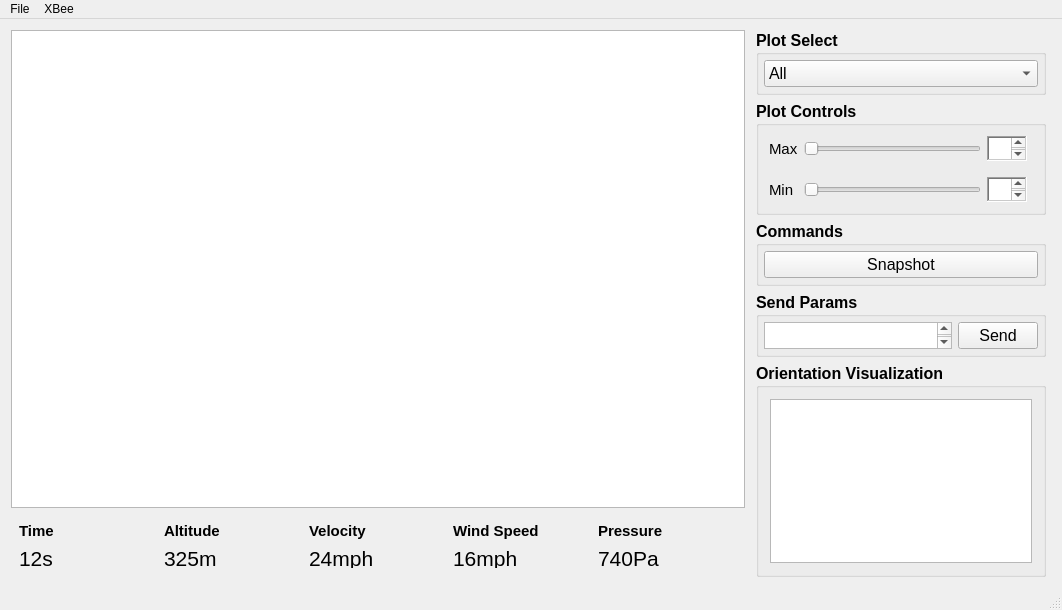
<?xml version="1.0" encoding="UTF-8"?>
<ui version="4.0">
 <class>MainWindow</class>
 <widget class="QMainWindow" name="MainWindow">
  <property name="geometry">
   <rect>
    <x>0</x>
    <y>0</y>
    <width>1062</width>
    <height>610</height>
   </rect>
  </property>
  <property name="minimumSize">
   <size>
    <width>1062</width>
    <height>610</height>
   </size>
  </property>
  <property name="maximumSize">
   <size>
    <width>16777215</width>
    <height>16777215</height>
   </size>
  </property>
  <property name="windowTitle">
   <string>UCSD DBL GCS</string>
  </property>
  <widget class="QWidget" name="centralWidget">
   <property name="sizePolicy">
    <sizepolicy hsizetype="Preferred" vsizetype="Preferred">
     <horstretch>0</horstretch>
     <verstretch>0</verstretch>
    </sizepolicy>
   </property>
   <layout class="QGridLayout" name="gridLayout">
    <item row="0" column="1" rowspan="3">
     <widget class="QWidget" name="widget" native="true">
      <property name="minimumSize">
       <size>
        <width>225</width>
        <height>0</height>
       </size>
      </property>
      <property name="maximumSize">
       <size>
        <width>300</width>
        <height>16777215</height>
       </size>
      </property>
      <layout class="QVBoxLayout" name="verticalLayout">
       <property name="leftMargin">
        <number>5</number>
       </property>
       <property name="topMargin">
        <number>0</number>
       </property>
       <property name="rightMargin">
        <number>5</number>
       </property>
       <property name="bottomMargin">
        <number>0</number>
       </property>
       <item>
        <widget class="QGroupBox" name="groupBox_5">
         <property name="maximumSize">
          <size>
           <width>16777215</width>
           <height>65</height>
          </size>
         </property>
         <property name="font">
          <font>
           <pointsize>12</pointsize>
           <weight>75</weight>
           <bold>true</bold>
          </font>
         </property>
         <property name="title">
          <string>Plot Select</string>
         </property>
         <layout class="QVBoxLayout" name="verticalLayout_4">
          <property name="leftMargin">
           <number>5</number>
          </property>
          <property name="topMargin">
           <number>5</number>
          </property>
          <property name="rightMargin">
           <number>5</number>
          </property>
          <property name="bottomMargin">
           <number>5</number>
          </property>
          <item>
           <widget class="QComboBox" name="comboBox">
            <property name="font">
             <font>
              <weight>50</weight>
              <bold>false</bold>
             </font>
            </property>
            <item>
             <property name="text">
              <string>All</string>
             </property>
            </item>
            <item>
             <property name="text">
              <string>Velocity</string>
             </property>
            </item>
           </widget>
          </item>
         </layout>
        </widget>
       </item>
       <item>
        <widget class="QGroupBox" name="groupBox_4">
         <property name="maximumSize">
          <size>
           <width>16777215</width>
           <height>125</height>
          </size>
         </property>
         <property name="font">
          <font>
           <pointsize>12</pointsize>
           <weight>75</weight>
           <bold>true</bold>
          </font>
         </property>
         <property name="title">
          <string>Plot Controls</string>
         </property>
         <layout class="QGridLayout" name="gridLayout_3">
          <property name="leftMargin">
           <number>5</number>
          </property>
          <property name="topMargin">
           <number>5</number>
          </property>
          <property name="rightMargin">
           <number>5</number>
          </property>
          <property name="bottomMargin">
           <number>5</number>
          </property>
          <item row="1" column="1">
           <widget class="QWidget" name="widget_2" native="true">
            <layout class="QHBoxLayout" name="horizontalLayout">
             <property name="leftMargin">
              <number>5</number>
             </property>
             <property name="topMargin">
              <number>5</number>
             </property>
             <property name="bottomMargin">
              <number>5</number>
             </property>
             <item>
              <widget class="QLabel" name="label">
               <property name="font">
                <font>
                 <pointsize>11</pointsize>
                 <weight>50</weight>
                 <bold>false</bold>
                </font>
               </property>
               <property name="text">
                <string>Max</string>
               </property>
              </widget>
             </item>
             <item>
              <widget class="QSlider" name="horizontalSlider">
               <property name="maximum">
                <number>100</number>
               </property>
               <property name="singleStep">
                <number>9</number>
               </property>
               <property name="pageStep">
                <number>11</number>
               </property>
               <property name="orientation">
                <enum>Qt::Horizontal</enum>
               </property>
              </widget>
             </item>
             <item>
              <widget class="QTextEdit" name="textEdit_3">
               <property name="maximumSize">
                <size>
                 <width>40</width>
                 <height>25</height>
                </size>
               </property>
               <property name="font">
                <font>
                 <weight>50</weight>
                 <bold>false</bold>
                </font>
               </property>
               <property name="frameShape">
                <enum>QFrame::WinPanel</enum>
               </property>
               <property name="frameShadow">
                <enum>QFrame::Sunken</enum>
               </property>
              </widget>
             </item>
            </layout>
           </widget>
          </item>
          <item row="2" column="1">
           <widget class="QWidget" name="widget_3" native="true">
            <layout class="QHBoxLayout" name="horizontalLayout_4">
             <property name="leftMargin">
              <number>5</number>
             </property>
             <property name="topMargin">
              <number>5</number>
             </property>
             <property name="bottomMargin">
              <number>5</number>
             </property>
             <item>
              <widget class="QLabel" name="label_2">
               <property name="font">
                <font>
                 <pointsize>11</pointsize>
                 <weight>50</weight>
                 <bold>false</bold>
                </font>
               </property>
               <property name="frameShadow">
                <enum>QFrame::Plain</enum>
               </property>
               <property name="text">
                <string>Min </string>
               </property>
              </widget>
             </item>
             <item>
              <widget class="QSlider" name="horizontalSlider_2">
               <property name="maximum">
                <number>100</number>
               </property>
               <property name="orientation">
                <enum>Qt::Horizontal</enum>
               </property>
              </widget>
             </item>
             <item>
              <widget class="QTextEdit" name="textEdit_4">
               <property name="maximumSize">
                <size>
                 <width>40</width>
                 <height>25</height>
                </size>
               </property>
               <property name="font">
                <font>
                 <weight>50</weight>
                 <bold>false</bold>
                </font>
               </property>
               <property name="frameShape">
                <enum>QFrame::WinPanel</enum>
               </property>
              </widget>
             </item>
            </layout>
           </widget>
          </item>
         </layout>
        </widget>
       </item>
       <item>
        <widget class="QGroupBox" name="groupBox">
         <property name="maximumSize">
          <size>
           <width>16777215</width>
           <height>65</height>
          </size>
         </property>
         <property name="font">
          <font>
           <pointsize>12</pointsize>
           <weight>75</weight>
           <bold>true</bold>
          </font>
         </property>
         <property name="title">
          <string>Commands</string>
         </property>
         <layout class="QVBoxLayout" name="verticalLayout_2">
          <property name="leftMargin">
           <number>5</number>
          </property>
          <property name="topMargin">
           <number>5</number>
          </property>
          <property name="rightMargin">
           <number>5</number>
          </property>
          <property name="bottomMargin">
           <number>5</number>
          </property>
          <item>
           <widget class="QPushButton" name="pushButton">
            <property name="font">
             <font>
              <weight>50</weight>
              <bold>false</bold>
             </font>
            </property>
            <property name="text">
             <string>Snapshot</string>
            </property>
           </widget>
          </item>
         </layout>
        </widget>
       </item>
       <item>
        <widget class="QGroupBox" name="groupBox_3">
         <property name="maximumSize">
          <size>
           <width>16777215</width>
           <height>65</height>
          </size>
         </property>
         <property name="font">
          <font>
           <pointsize>12</pointsize>
           <weight>75</weight>
           <bold>true</bold>
          </font>
         </property>
         <property name="title">
          <string>Send Params</string>
         </property>
         <layout class="QHBoxLayout" name="horizontalLayout_3">
          <property name="leftMargin">
           <number>5</number>
          </property>
          <property name="topMargin">
           <number>5</number>
          </property>
          <property name="rightMargin">
           <number>5</number>
          </property>
          <property name="bottomMargin">
           <number>5</number>
          </property>
          <item>
           <widget class="QTextEdit" name="textEdit">
            <property name="maximumSize">
             <size>
              <width>16777215</width>
              <height>65</height>
             </size>
            </property>
            <property name="font">
             <font>
              <weight>50</weight>
              <bold>false</bold>
             </font>
            </property>
           </widget>
          </item>
          <item>
           <widget class="QPushButton" name="pushButton_2">
            <property name="font">
             <font>
              <weight>50</weight>
              <bold>false</bold>
             </font>
            </property>
            <property name="text">
             <string>Send</string>
            </property>
           </widget>
          </item>
         </layout>
        </widget>
       </item>
       <item>
        <widget class="QGroupBox" name="groupBox_2">
         <property name="font">
          <font>
           <pointsize>12</pointsize>
           <weight>75</weight>
           <bold>true</bold>
          </font>
         </property>
         <property name="title">
          <string>Orientation Visualization</string>
         </property>
         <layout class="QGridLayout" name="gridLayout_2">
          <item row="0" column="0">
           <widget class="QTableView" name="tableView"/>
          </item>
         </layout>
        </widget>
       </item>
      </layout>
     </widget>
    </item>
    <item row="0" column="0">
     <widget class="QGraphicsView" name="graphicsView"/>
    </item>
    <item row="1" column="0">
     <widget class="QWidget" name="widget_4" native="true">
      <property name="maximumSize">
       <size>
        <width>16777215</width>
        <height>100</height>
       </size>
      </property>
      <layout class="QVBoxLayout" name="verticalLayout_3">
       <property name="leftMargin">
        <number>8</number>
       </property>
       <property name="topMargin">
        <number>8</number>
       </property>
       <property name="rightMargin">
        <number>8</number>
       </property>
       <property name="bottomMargin">
        <number>0</number>
       </property>
       <item>
        <widget class="QWidget" name="widget_6" native="true">
         <property name="maximumSize">
          <size>
           <width>16777215</width>
           <height>50</height>
          </size>
         </property>
         <layout class="QHBoxLayout" name="horizontalLayout_7">
          <property name="spacing">
           <number>-1</number>
          </property>
          <property name="leftMargin">
           <number>0</number>
          </property>
          <property name="topMargin">
           <number>0</number>
          </property>
          <property name="rightMargin">
           <number>0</number>
          </property>
          <property name="bottomMargin">
           <number>0</number>
          </property>
          <item>
           <widget class="QLabel" name="label_12">
            <property name="font">
             <font>
              <pointsize>11</pointsize>
              <weight>75</weight>
              <bold>true</bold>
             </font>
            </property>
            <property name="text">
             <string>Time</string>
            </property>
           </widget>
          </item>
          <item>
           <widget class="QLabel" name="label_10">
            <property name="font">
             <font>
              <pointsize>11</pointsize>
              <weight>75</weight>
              <bold>true</bold>
             </font>
            </property>
            <property name="text">
             <string>Altitude</string>
            </property>
           </widget>
          </item>
          <item>
           <widget class="QLabel" name="label_8">
            <property name="minimumSize">
             <size>
              <width>0</width>
              <height>10</height>
             </size>
            </property>
            <property name="font">
             <font>
              <pointsize>11</pointsize>
              <weight>75</weight>
              <bold>true</bold>
             </font>
            </property>
            <property name="text">
             <string>Velocity</string>
            </property>
           </widget>
          </item>
          <item>
           <widget class="QLabel" name="label_7">
            <property name="font">
             <font>
              <pointsize>11</pointsize>
              <weight>75</weight>
              <bold>true</bold>
             </font>
            </property>
            <property name="text">
             <string>Wind Speed</string>
            </property>
           </widget>
          </item>
          <item>
           <widget class="QLabel" name="label_3">
            <property name="font">
             <font>
              <pointsize>11</pointsize>
              <weight>75</weight>
              <bold>true</bold>
             </font>
            </property>
            <property name="text">
             <string>Pressure</string>
            </property>
           </widget>
          </item>
         </layout>
        </widget>
       </item>
       <item>
        <widget class="QWidget" name="widget_5" native="true">
         <property name="sizePolicy">
          <sizepolicy hsizetype="Preferred" vsizetype="Preferred">
           <horstretch>0</horstretch>
           <verstretch>0</verstretch>
          </sizepolicy>
         </property>
         <property name="minimumSize">
          <size>
           <width>0</width>
           <height>15</height>
          </size>
         </property>
         <property name="maximumSize">
          <size>
           <width>16777215</width>
           <height>30</height>
          </size>
         </property>
         <layout class="QHBoxLayout" name="horizontalLayout_6">
          <property name="leftMargin">
           <number>0</number>
          </property>
          <property name="topMargin">
           <number>0</number>
          </property>
          <property name="rightMargin">
           <number>0</number>
          </property>
          <property name="bottomMargin">
           <number>0</number>
          </property>
          <item>
           <widget class="QLabel" name="label_11">
            <property name="font">
             <font>
              <pointsize>16</pointsize>
             </font>
            </property>
            <property name="text">
             <string>12s</string>
            </property>
           </widget>
          </item>
          <item>
           <widget class="QLabel" name="label_9">
            <property name="font">
             <font>
              <pointsize>16</pointsize>
             </font>
            </property>
            <property name="text">
             <string>325m</string>
            </property>
           </widget>
          </item>
          <item>
           <widget class="QLabel" name="label_6">
            <property name="maximumSize">
             <size>
              <width>16777215</width>
              <height>20</height>
             </size>
            </property>
            <property name="font">
             <font>
              <pointsize>16</pointsize>
             </font>
            </property>
            <property name="text">
             <string>24mph</string>
            </property>
           </widget>
          </item>
          <item>
           <widget class="QLabel" name="label_5">
            <property name="maximumSize">
             <size>
              <width>16777215</width>
              <height>20</height>
             </size>
            </property>
            <property name="font">
             <font>
              <pointsize>16</pointsize>
             </font>
            </property>
            <property name="text">
             <string>16mph</string>
            </property>
           </widget>
          </item>
          <item>
           <widget class="QLabel" name="label_4">
            <property name="maximumSize">
             <size>
              <width>16777215</width>
              <height>20</height>
             </size>
            </property>
            <property name="font">
             <font>
              <pointsize>16</pointsize>
             </font>
            </property>
            <property name="text">
             <string>740Pa</string>
            </property>
           </widget>
          </item>
         </layout>
        </widget>
       </item>
      </layout>
     </widget>
    </item>
   </layout>
  </widget>
  <widget class="QStatusBar" name="statusBar"/>
  <widget class="QMenuBar" name="menuBar">
   <property name="geometry">
    <rect>
     <x>0</x>
     <y>0</y>
     <width>1062</width>
     <height>22</height>
    </rect>
   </property>
   <widget class="QMenu" name="menuFile">
    <property name="title">
     <string>File</string>
    </property>
    <addaction name="actionNew_Session"/>
    <addaction name="actionLoad_Session"/>
   </widget>
   <widget class="QMenu" name="menuXBee">
    <property name="title">
     <string>XBee</string>
    </property>
    <addaction name="actionConnect"/>
    <addaction name="actionStart"/>
    <addaction name="actionPause"/>
    <addaction name="actionStop"/>
   </widget>
   <addaction name="menuFile"/>
   <addaction name="menuXBee"/>
  </widget>
  <action name="actionConnect">
   <property name="text">
    <string>Connect</string>
   </property>
  </action>
  <action name="actionStart">
   <property name="text">
    <string>Start</string>
   </property>
  </action>
  <action name="actionPause">
   <property name="text">
    <string>Pause</string>
   </property>
  </action>
  <action name="actionStop">
   <property name="text">
    <string>Stop</string>
   </property>
  </action>
  <action name="actionNew_Session">
   <property name="text">
    <string>New Session</string>
   </property>
  </action>
  <action name="actionLoad_Session">
   <property name="text">
    <string>Load Session</string>
   </property>
  </action>
 </widget>
 <layoutdefault spacing="6" margin="11"/>
 <resources/>
 <connections/>
</ui>
